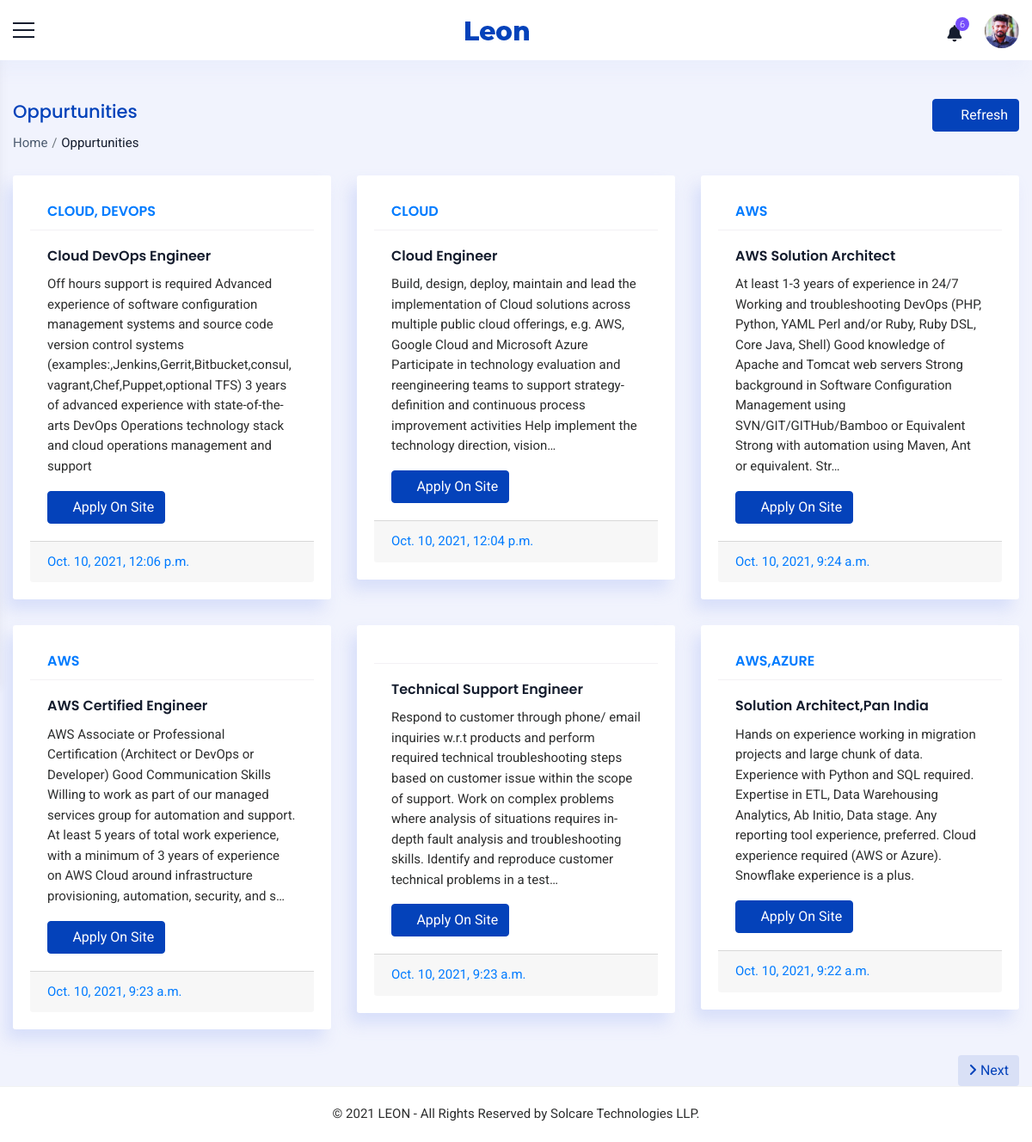
Page /staff/jobs/ (signed in) on the committed database.
### accounts/models.py (models this page shows, shortened)
class Staff(models.Model):
    value= (
    ('1', 'Operations'),
    ('2', 'Sales'),
    ('3', 'Trainer'),
    ('4', 'Admin'),
    ('5', 'Operations Manager'),
    ('6', 'Sales Manager'),
    )
    user = models.OneToOneField(User,on_delete=models.PROTECT,null=True,blank=True)
    name = models.CharField(max_length=100,null=True, blank=True)
    empid = models.CharField(max_length=100,null=True, blank=True)
    mobile = models.CharField(max_length=10,null=True, blank=True)
    email = models.EmailField(max_length=200,null=True, blank=True)
    sex = models.CharField(max_length=10,null=True,choices=sex_choices, blank=True)
    dob = models.DateField(null=True, blank=True)
    doj = models.DateField(null=True, blank=True)
    blood_group = models.CharField(max_length=100,null=True, blank=True,choices=groups)
    house = models.CharField(max_length=100,null=True, blank=True)
    street =models.CharField(max_length=100,null=True, blank=True)
    street2 =models.CharField(max_length=100,null=True, blank=True)
    city = models.CharField(max_length=100,null=True, blank=True)
    state = models.CharField(max_length=100,null=True,choices=state, blank=True)
    pin = models.CharField(max_length=100,null=True,blank=True)
    stype = models.CharField(max_length=100,null=True,choices=value, blank=True)
    status = models.CharField(max_length=20,choices=(('Active','Active'),('Inactive','Inactive')),default='Active')
    profile_pic = models.ImageField(null=True, blank=True,upload_to='images/dp/',default='accounts/static/images/user3.png')
    facebook = models.CharField(max_length=1000, null=True, blank=True)
    linkedin = models.CharField(max_length=1000, null=True, blank=True)
    instagram = models.CharField(max_length=1000, null=True, blank=True)
    approval = models.BooleanField(null=True, blank=True, default=False)
    class Meta:
        unique_together = [['name']]

class Job(models.Model):
    tags = models.CharField(max_length=500,null=True, blank=True)
    title = models.CharField(max_length=500,null=True, blank=True)
    description = models.TextField(max_length=2000,null=True, blank=True)
    timestamp = models.DateTimeField(null=True, blank=True)
    link = models.URLField(max_length=2000,null=True, blank=True)
    approval = models.CharField(max_length=20,null=True, blank=True,choices=approval_choices)

### accounts/views.py (the view)
# urls.py: path('staff/jobs/',Jobs.as_view(),name='jobs'),
class Jobs(View):
    def get(self, request):
        user = request.user
        if user.is_authenticated:
            staff = Staff.objects.get(user=request.user)
            job = Job.objects.filter(approval="Approved").order_by('-timestamp')
            page = Pagination(request,job,6)
            context = {'staff':staff,'job':page}
            return render(request,'common/jobs.html',context)
        else:
            return redirect('home')

### accounts/functions.py (called while the page is built)
def Pagination(request,object,count):
    p = Paginator(object,count)
    page_num = request.GET.get('page',1)
    try:
        page = p.page(page_num)
    except EmptyPage:
        page = p.page(1)
    return (page)

### accounts/templates/common/jobs.html (shortened to what this page needs)
{% extends 'common/main.html' %}
{% load static %}
{% block content %}
{% include 'common/header.html' %}
<div class="container_full">
    <div class="content_wrapper bg_homebefore inner-wrapper tables-sec">
        <div class="container-fluid">
            <div class="breadcrumbbar">
                <div class="row">
                    <div class="col-md-8 col-lg-8">
                        <h4 class="page-title">Oppurtunities</h4>
                        <div class="breadcrumb-list">
                            <ol class="breadcrumb">
                                <li class="breadcrumb-item"><a href="{% url 'home' %}">Home</a></li>
                                <li class="breadcrumb-item active" aria-current="page">Oppurtunities</li>
                            </ol>
                        </div>
                    </div>
                    <div class="col-md-4 col-lg-4 mr-0">
                        <div class="widgetbar">
                            <button class="btn btn-primary" onclick="window.location.reload()"><i class="ti ti-reload mr-2"></i>Refresh</button>
                        </div>
                    </div>
                </div>
            </div>
          <div class="row">
            {% for i in job %}
            <div class="col-md-6 col-lg-6 col-xl-4">
              <div class="card m-b-30">
                <div class="card-header bg-primary-rgba">
                  <h5 class="card-title text-primary" style="text-transform: uppercase;">{{i.tags}}</h5>
                </div>
                <div class="card-body">
                  <h5 class="card-title font-18">{{i.title}}</h5>
                  <p class="card-text">{{i.description|truncatechars:350}}</p>
                  <a href="{{i.link}}" target='_blank' class="btn btn-primary"><i class="ti ti-new-window"></i> Apply On Site</a> </div>
                <div class="card-footer bg-primary-rgba text-primary"> {{i.timestamp}} </div>
              </div>
            </div>
            {% empty %}
            <div class="alert alert-danger" role="alert" style="margin-left: 15px;">
              <p>No job postings found</p>
            </div>
            {% endfor %}
          </div>
          <div class="row">
            <div class="col-12">
              <div class="text-right">
                {% if job.has_next %}
                <a href="{% url 'jobs' %}?page={{ job.next_page_number}}"><button class="btn btn-round btn-primary-rgba" ><i class="fas fa-angle-right"></i> Next</button></a>
                {% endif %}
              </div>
            </div>
          </div>
        </div>
    </div>
    {% include 'common/footer.html' %}
</div>
{% endblock %}

### accounts/templates/common/header.html (shortened to what this page needs)
{% load static %}
<div class="header-bg">
    <header class="main-header">
      <div class="container_header phone_view border_top_bott">
        <div class="row">
          <div class="col-md-12 d-flex justify-content-between align-items-center">
            <div class="menu-icon"> <a href="javascript:void(0)" class="menu-toggler sidebar-toggler"></a> </div>
            <div class="logo d-flex align-items-center justify-content-center"> <a href="javascript:void(0)"> <strong
                  class="logo_icon"> <img src="{% static 'images/small-logo.png' %}" alt=""> </strong>  </a> </div>
            <div class="right_detail">
              <div class="row d-flex align-items-center justify-content-end">
                <div class="col-xl-12 col-12 d-flex justify-content-end">
                  <div class="right_bar_top d-flex align-items-center">
                    {% include 'common/notifications.html' %}
                    <div class="dropdown dropdown-user"> <a href="javascript:void(0)" class="dropdown-toggle"
                        data-toggle="dropdown" data-hover="dropdown" data-close-others="true" aria-expanded="true"> <img
                          class="img-circle pro_pic" src="{{staff.profile_pic.url}}" alt="{{staff.name}}"> </a>
                    </div>
                  </div>
                </div>
              </div>
            </div>
          </div>
        </div>
      </div>
    </header>
  </div>

### accounts/static/css/style.css (style rules this page uses)
* { margin: 0; padding: 0; }
body { font-family: 'Roboto', sans-serif; font-size: 15px; line-height: 1.57143; font-weight: 400; color: #2d2e2e; }
h1, h2, h3, h4, h5, h6 { font-family: Poppins, sans-serif; margin-top: 0; font-weight: 600; color: #151d2e; }
a { color: #2d2e2e; transition: all 0.3s ease 0s; }
a, a:hover, a:active, a:focus { outline: none; text-decoration: none; }
i { transition: all 0.4s ease-in-out 0s; }
ul, li { list-style: outside none none; }
.img-circle { border-radius: 50%; }
.m-b-30 { margin-bottom: 30px; }
.card-title { font-size: 16px; }
.btn-primary { color: #ffffff; background-color: #0442ba; border-color: #0442ba; box-shadow: none; }
.container_full { background: #f1f3fd; margin-top: 70px; position: relative; min-height: calc(100vh - 133px); overflow-x: hidden; }
.content_wrapper { margin-left: 0; margin-right: 0px; margin-top: 0; min-height: 600px; padding: 25px 0px 0px 0px; position: relative; }
.bg_homebefore { position: relative; }
.content_wrapper { padding-top: 25px; transition: all 0.3s; margin-left: 0px; }
.card { border-radius: 3px; background-color: #ffffff; box-shadow: -8px 12px 18px 0 rgba(209, 218, 249, 0.8); border: none; }
.card-header { border-bottom: 1px solid transparent; background-color: transparent; }
.breadcrumbbar { margin: 20px 0 25px; padding: 0; background-color: transparent; border-radius: 3px; }
.breadcrumbbar .page-title { color: #0442ba; font-size: 21px; font-weight: 500; line-height: 30px; margin-bottom: 10px; }
.breadcrumbbar .breadcrumb-list { text-align: left; }
.breadcrumbbar .breadcrumb { margin: 0; padding: 0; display: inline-flex; background-color: transparent; }
.breadcrumbbar .breadcrumb .breadcrumb-item a { color: #4e5d71; }
.breadcrumbbar .breadcrumb .breadcrumb-item.active { color: #151d2e; }
.breadcrumbbar .breadcrumb-item + .breadcrumb-item { padding-left: 0.3rem; }
.breadcrumbbar .breadcrumb-item + .breadcrumb-item::before { padding-right: 0.3rem; }
.breadcrumbbar .widgetbar { text-align: right; }
.inner-wrapper .card-header { border-bottom: 1px solid rgba(82, 63, 105, 0.07) !important; }
.inner-wrapper .card-header .card-title { margin: 0; }
.btn-primary-rgba { background-color: rgba(4, 66, 186, 0.1); border: none; color: #0442ba; }
.tables-sec .card { padding: 20px; }

### rows in the picture
Staff: profile_pic (picture)
Job: tags "CLOUD, DEVOPS", title "Cloud DevOps Engineer", description "Off hours support is required Advanced experience of software configuration management systems and source code version control systems (examples:,Jenkins,Gerrit,Bitbucket,consul,vagrant,Chef,Puppet,optional TFS) 3 years of advanced experience with state-of-the-arts DevOps Operations technology stack and cloud operations management and support", timestamp "Oct. 10, 2021, 12:06 p.m."
Job: tags "CLOUD", title "Cloud Engineer", description "Build, design, deploy, maintain and lead the implementation of Cloud solutions across multiple public cloud offerings, e.g. AWS, Google Cloud and Microsoft Azure Participate in technology evaluation and reengineering teams to support strategy-definition and continuous process improvement activities Help implement the technology direction, vision…", timestamp "Oct. 10, 2021, 12:04 p.m."
Job: tags "AWS", title "AWS Solution Architect", description "At least 1-3 years of experience in 24/7 Working and troubleshooting DevOps (PHP, Python, YAML Perl and/or Ruby, Ruby DSL, Core Java, Shell) Good knowledge of Apache and Tomcat web servers Strong background in Software Configuration Management using SVN/GIT/GITHub/Bamboo or Equivalent Strong with automation using Maven, Ant or equivalent. Str…", timestamp "Oct. 10, 2021, 9:24 a.m."
Job: tags "AWS", title "AWS Certified Engineer", description "AWS Associate or Professional Certification (Architect or DevOps or Developer) Good Communication Skills Willing to work as part of our managed services group for automation and support. At least 5 years of total work experience, with a minimum of 3 years of experience on AWS Cloud around infrastructure provisioning, automation, security, and s…", timestamp "Oct. 10, 2021, 9:23 a.m."
Job: title "Technical Support Engineer", description "Respond to customer through phone/ email inquiries w.r.t products and perform required technical troubleshooting steps based on customer issue within the scope of support. Work on complex problems where analysis of situations requires in-depth fault analysis and troubleshooting skills. Identify and reproduce customer technical problems in a test…", timestamp "Oct. 10, 2021, 9:23 a.m."
Job: tags "AWS,AZURE", title "Solution Architect,Pan India", description "Hands on experience working in migration projects and large chunk of data. Experience with Python and SQL required. Expertise in ETL, Data Warehousing Analytics, Ab Initio, Data stage. Any reporting tool experience, preferred. Cloud experience required (AWS or Azure). Snowflake experience is a plus.", timestamp "Oct. 10, 2021, 9:22 a.m."
